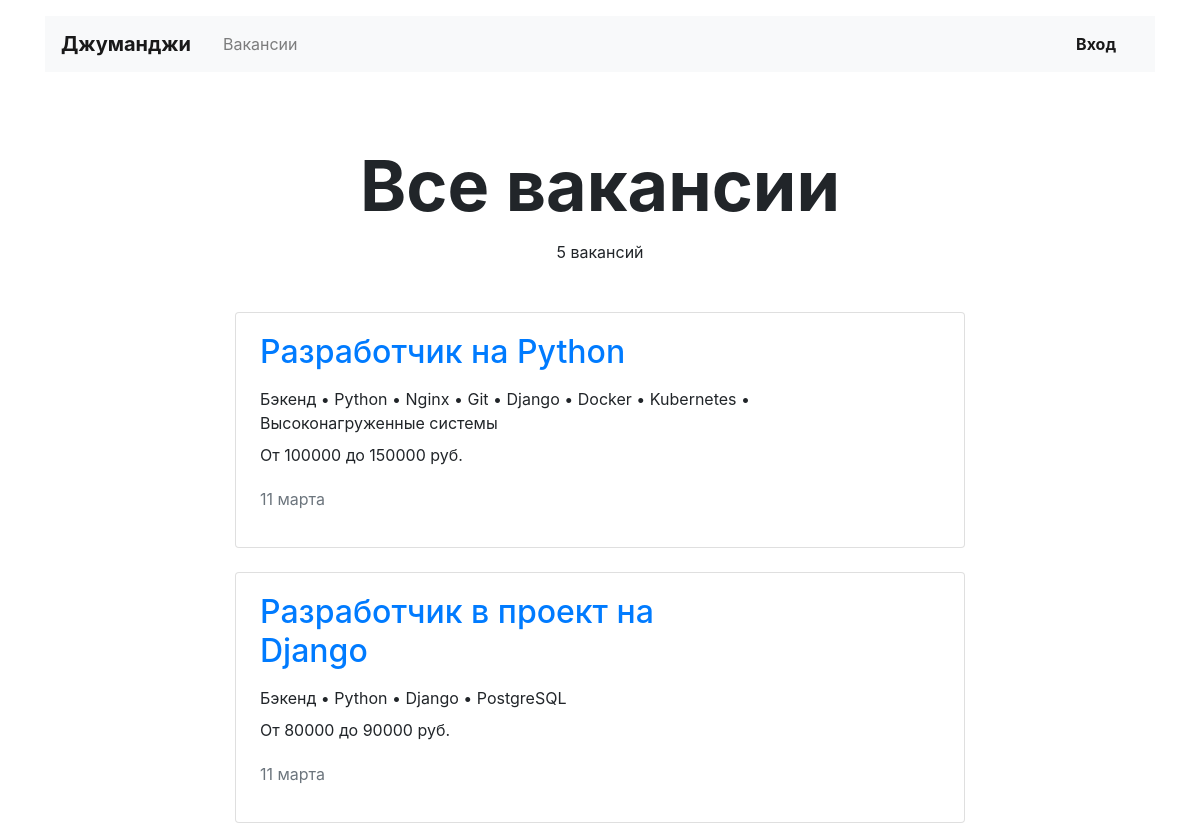
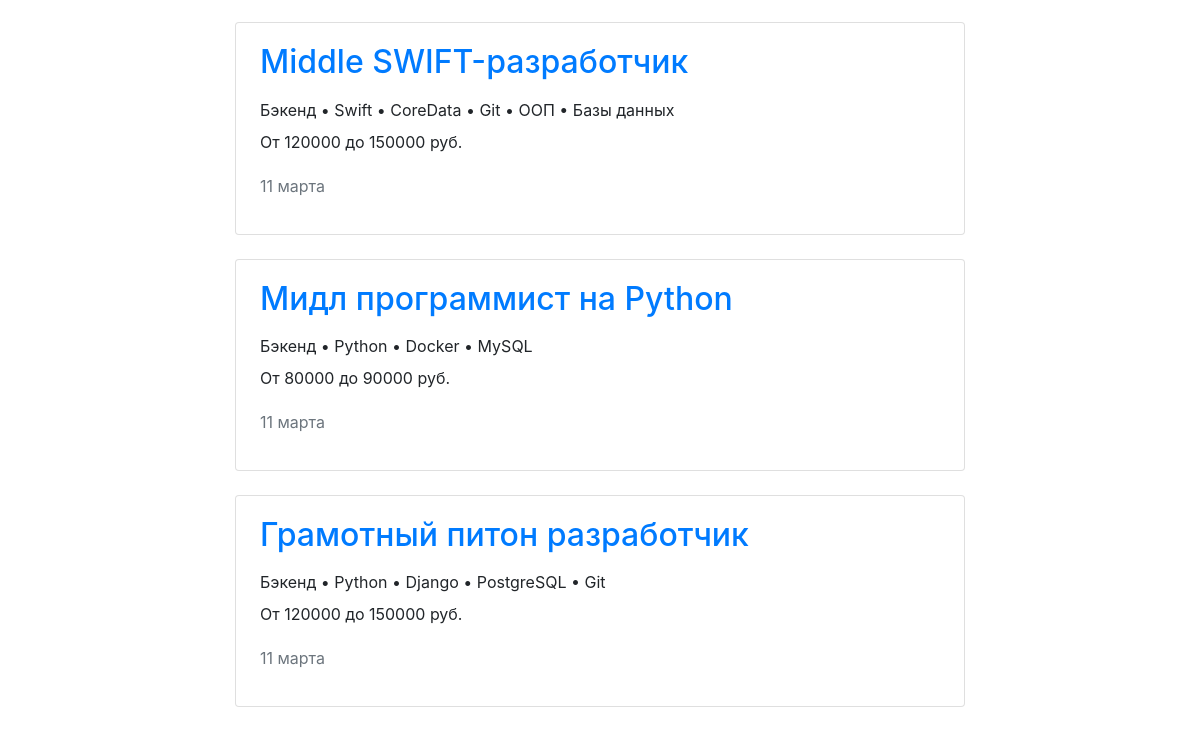
/vacancies/, run on an earlier commit of the app's database (2 pictures, top to bottom).
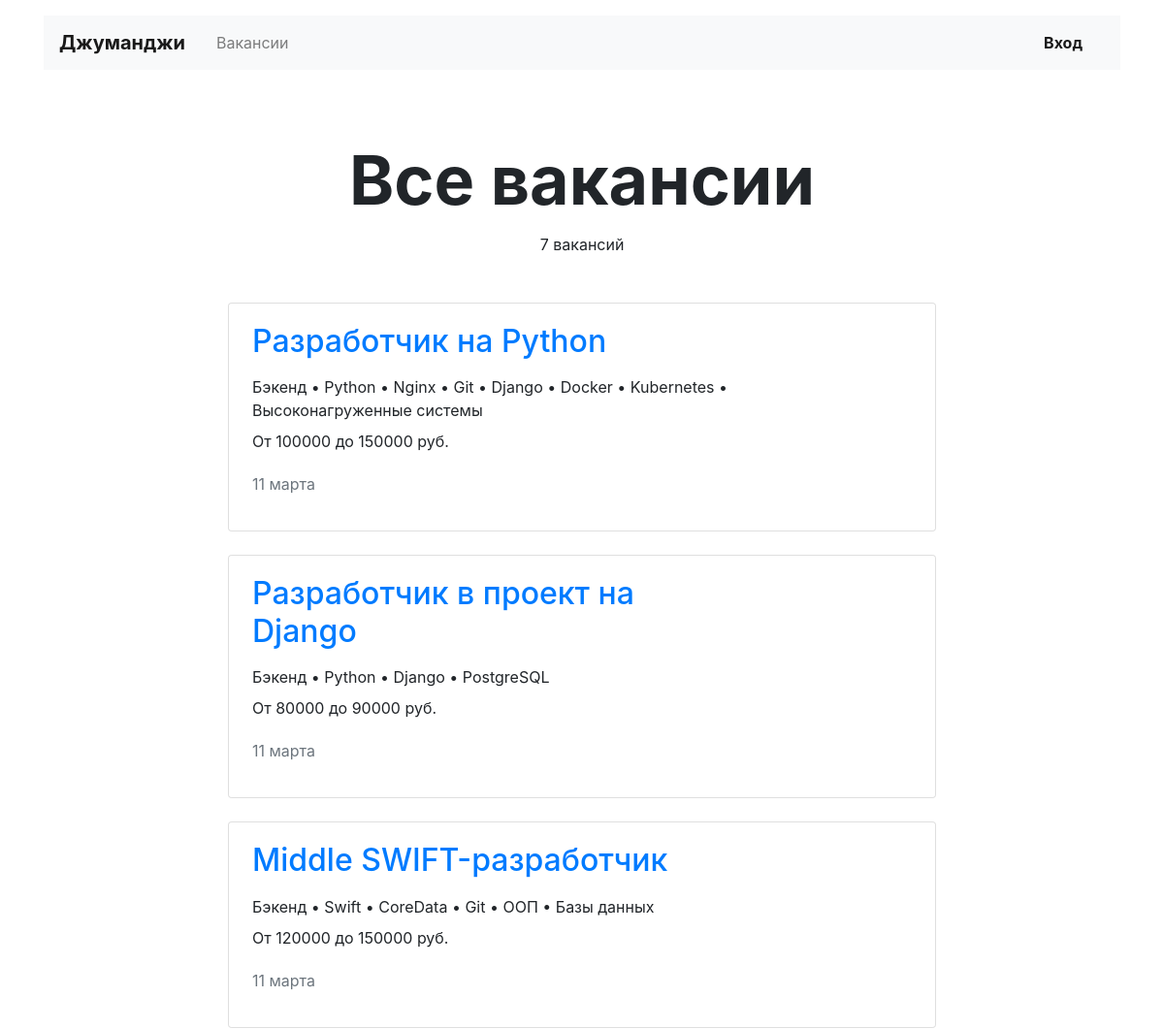
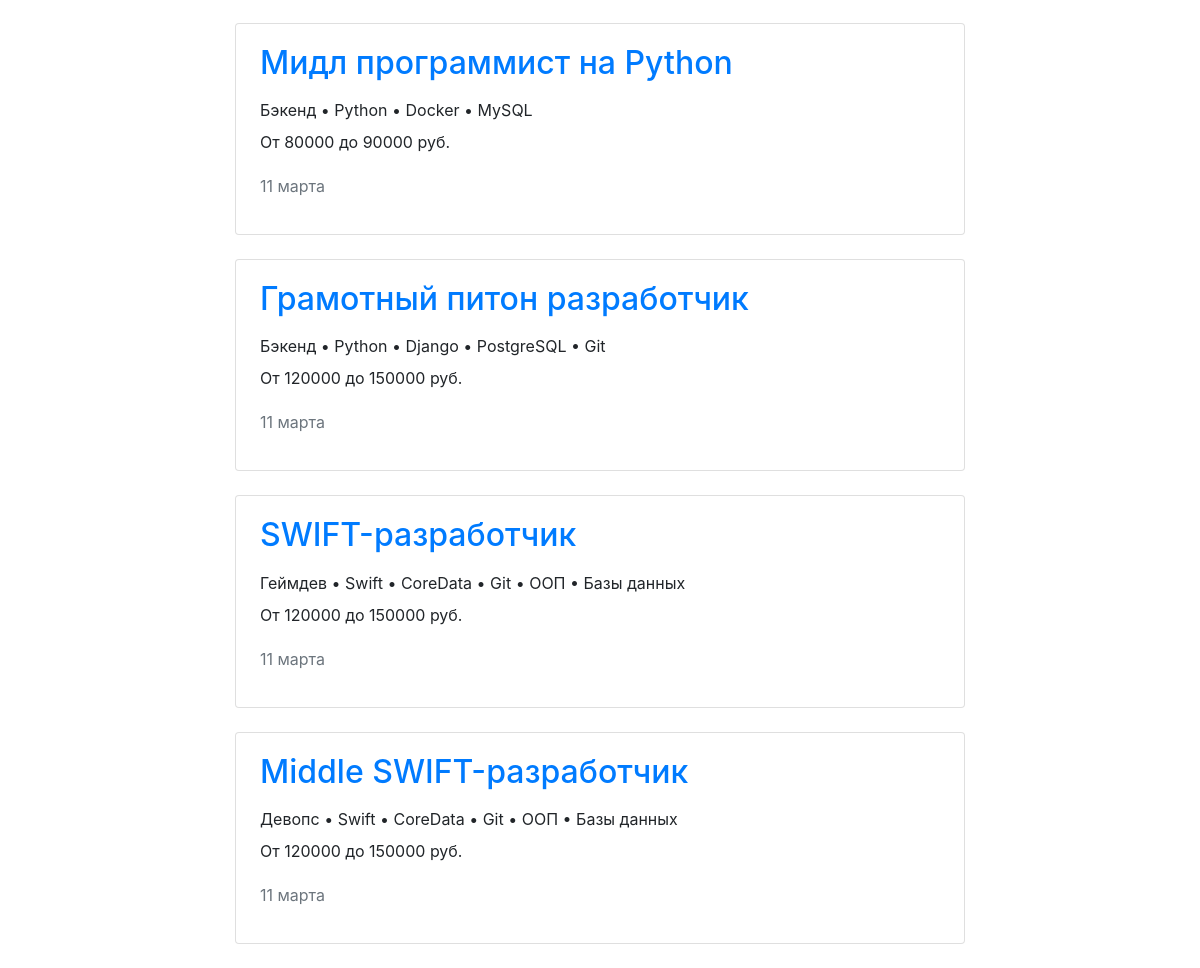
And on a later commit of the database (2 pictures, top to bottom).
### vacancies/models.py (models this page shows, shortened)
class Vacancy(models.Model):
    title = models.CharField(max_length=64)
    specialty = models.ForeignKey(Specialty, on_delete=models.CASCADE, related_name='vacancies')
    company = models.ForeignKey(Company, on_delete=models.CASCADE, related_name='vacancies')
    skills = models.TextField()
    description = models.TextField()
    salary_min = models.IntegerField()
    salary_max = models.IntegerField()
    published_at = models.DateField()
    class Meta:
        verbose_name = 'Вакансия'
        verbose_name_plural = 'Вакансии'

class Specialty(models.Model):
    code = models.CharField(max_length=64, unique=True)
    title = models.CharField(max_length=64)
    picture = models.URLField(default='https://place-hold.it/100x60')
    class Meta:
        verbose_name = 'Специализация'
        verbose_name_plural = 'Специализации'

### vacancies/views.py (the view)
# urls.py: path('vacancies/', ListVacanciesView.as_view(), name='all_vacancies'),
class ListVacanciesView(ListView):
    model = Vacancy
    context_object_name = 'vacancies'
    template_name = 'vacancies/vacancies.html'
    queryset = model.objects.select_related('specialty', 'company')
    def get_context_data(self, **kwargs):
        context = super().get_context_data(**kwargs)
        context['vacancies_title'] = 'Все вакансии'
        return context

### vacancies/templatetags/ru_pluralize.py (called while the page is built)
@register.filter()
def ru_pluralize(number, arg: str = 'ночь,ночи,ночей'):
    nominative_singular, genitive_singular, genitive_plural = arg.split(',')
    number = abs(number)
    if number % 10 in [0, 5, 6, 7, 8, 9] or 11 <= number % 100 <= 19:
        return f'{number} {genitive_plural}'
    elif number % 10 == 1:
        return f'{number} {nominative_singular}'
    else:
        return f'{number} {genitive_singular}'

### vacancies/templates/vacancies/vacancies.html (shortened to what this page needs)
{% extends "./base.html" %}
{% load static %}
{% load ru_pluralize %}
{% block content %}
<section>
  <h1 class="h1 text-center mx-auto mt-4 pt-5" style="font-size: 70px;"><strong>{{ vacancies_title }}</strong></h1>
  <p class="text-center pt-1">{{ vacancies|length|ru_pluralize:'вакансия, вакансии, вакансий' }}</p>
  <div class="row mt-5">
    <div class="col-12 col-lg-8 offset-lg-2 m-auto">
      {% load i18n %}
        {% language 'ru' %}
          {% for vacancy in vacancies %}
            {% include './vacancy_card.html' %}
          {% endfor %}
        {% endlanguage %}
    </div>
  </div>
</section>
{% endblock content %}

### vacancies/templates/vacancies/vacancy_card.html (shortened to what this page needs)
<div class="card mb-4">
    <div class="card-body px-4">
      <div class="row">
        <div class="col-12 col-md-8 col-lg-9">
          <a href="{% url 'vacancy' vacancy.id %}"><h2 class="h2 pb-2">{{ vacancy.title }}</h2></a>
          <p class="mb-2">{{ vacancy.specialty.title }} • {{ vacancy.skills }}</p>
          <p>От {{ vacancy.salary_min }} до {{ vacancy.salary_max }} руб.</p>
          <p class="text-muted pt-1">{{ vacancy.published_at|date:'d E' }}</p>
        </div>
        <div class="col-12 col-md-4 col-lg-3 d-flex align-items-end">
        </div>
      </div>
    </div>
</div>

What changed in the data, as far as the page shows it:
added Vacancy: title "SWIFT-разработчик", specialty "Геймдев", skills "Swift • CoreData • Git • ООП • Базы данных", salary_min "120000", salary_max "150000", published_at "11 марта"
added Vacancy: title "Middle SWIFT-разработчик", specialty "Девопс", skills "Swift • CoreData • Git • ООП • Базы данных", salary_min "120000", salary_max "150000", published_at "11 марта"
Also different on the page:
{{ vacancies|length|ru_pluralize:'вакансия, вакансии, вакансий' }}: "5 вакансий" → "7 вакансий"
